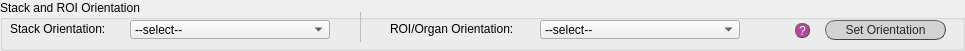
     <widget class="QGroupBox" name="set_orientation">
      <property name="geometry">
       <rect>
        <x>9</x>
        <y>5</y>
        <width>965</width>
        <height>51</height>
       </rect>
      </property>
      <property name="sizePolicy">
       <sizepolicy hsizetype="Fixed" vsizetype="Fixed">
        <horstretch>0</horstretch>
        <verstretch>0</verstretch>
       </sizepolicy>
      </property>
      <property name="minimumSize">
       <size>
        <width>965</width>
        <height>51</height>
       </size>
      </property>
      <property name="maximumSize">
       <size>
        <width>955</width>
        <height>50</height>
       </size>
      </property>
      <property name="styleSheet">
       <string notr="true">QGroupBox#set_orientation{font: 25 italic 10pt &quot;Calibri Light&quot;;}

</string>
      </property>
      <property name="title">
       <string>Stack and ROI Orientation</string>
      </property>
      <widget class="QPushButton" name="button_set_orient">
       <property name="geometry">
        <rect>
         <x>825</x>
         <y>20</y>
         <width>121</width>
         <height>20</height>
        </rect>
       </property>
       <property name="autoFillBackground">
        <bool>false</bool>
       </property>
       <property name="styleSheet">
        <string notr="true">QPushButton{border-radius:10px;
border-width: 1px;
border-style: outset;
border-color: rgb(66, 66, 66);
background-color: rgb(211, 211, 211);
color: rgb(39, 39, 39);
font: 10pt &quot;Calibri Light&quot;;}

QPushButton:hover{
background-color: #eb6fbd;
border-color: #672146
}</string>
       </property>
       <property name="text">
        <string>Set Orientation</string>
       </property>
       <property name="checkable">
        <bool>true</bool>
       </property>
      </widget>
      <widget class="QPushButton" name="q_orient">
       <property name="geometry">
        <rect>
         <x>795</x>
         <y>23</y>
         <width>15</width>
         <height>15</height>
        </rect>
       </property>
       <property name="styleSheet">
        <string notr="true">QPushButton{border-radius:7px;
border-width: 1px;
border-style: outset;
border-color: rgb(66, 66, 66);
background-color: rgba(162, 0, 122,180);
color: rgb(255, 255, 255);
font: 9pt &quot;Calibri Light&quot;;}

QPushButton:hover{
background-color: rgb(0, 0, 0);
border-color: #672146
}</string>
       </property>
       <property name="text">
        <string>?</string>
       </property>
      </widget>
      <widget class="QComboBox" name="cB_stack_orient">
       <property name="enabled">
        <bool>true</bool>
       </property>
       <property name="geometry">
        <rect>
         <x>130</x>
         <y>20</y>
         <width>200</width>
         <height>19</height>
        </rect>
       </property>
       <property name="sizePolicy">
        <sizepolicy hsizetype="Fixed" vsizetype="Fixed">
         <horstretch>0</horstretch>
         <verstretch>0</verstretch>
        </sizepolicy>
       </property>
       <property name="minimumSize">
        <size>
         <width>200</width>
         <height>0</height>
        </size>
       </property>
       <property name="maximumSize">
        <size>
         <width>70</width>
         <height>16777215</height>
        </size>
       </property>
       <property name="styleSheet">
        <string notr="true">font: 25 10pt &quot;Calibri Light&quot;;</string>
       </property>
       <item>
        <property name="text">
         <string>--select--</string>
        </property>
       </item>
       <item>
        <property name="text">
         <string>anterior, ventral, left</string>
        </property>
       </item>
       <item>
        <property name="text">
         <string>top, front, left</string>
        </property>
       </item>
       <item>
        <property name="text">
         <string>superior, anterior, left</string>
        </property>
       </item>
       <item>
        <property name="text">
         <string>custom</string>
        </property>
       </item>
      </widget>
      <widget class="QLabel" name="lab_ch1_2">
       <property name="geometry">
        <rect>
         <x>10</x>
         <y>20</y>
         <width>100</width>
         <height>18</height>
        </rect>
       </property>
       <property name="sizePolicy">
        <sizepolicy hsizetype="Fixed" vsizetype="Fixed">
         <horstretch>0</horstretch>
         <verstretch>0</verstretch>
        </sizepolicy>
       </property>
       <property name="minimumSize">
        <size>
         <width>100</width>
         <height>18</height>
        </size>
       </property>
       <property name="maximumSize">
        <size>
         <width>30</width>
         <height>16777215</height>
        </size>
       </property>
       <property name="styleSheet">
        <string notr="true">font: 25 10pt &quot;Calibri Light&quot;;</string>
       </property>
       <property name="text">
        <string>Stack Orientation: </string>
       </property>
      </widget>
      <widget class="Line" name="line_14">
       <property name="geometry">
        <rect>
         <x>350</x>
         <y>12</y>
         <width>21</width>
         <height>30</height>
        </rect>
       </property>
       <property name="styleSheet">
        <string notr="true">color:rgb(188, 188, 188)</string>
       </property>
       <property name="frameShadow">
        <enum>QFrame::Plain</enum>
       </property>
       <property name="midLineWidth">
        <number>2</number>
       </property>
       <property name="orientation">
        <enum>Qt::Vertical</enum>
       </property>
      </widget>
      <widget class="QLabel" name="lab_ch1_3">
       <property name="geometry">
        <rect>
         <x>390</x>
         <y>20</y>
         <width>140</width>
         <height>18</height>
        </rect>
       </property>
       <property name="sizePolicy">
        <sizepolicy hsizetype="Fixed" vsizetype="Fixed">
         <horstretch>0</horstretch>
         <verstretch>0</verstretch>
        </sizepolicy>
       </property>
       <property name="minimumSize">
        <size>
         <width>140</width>
         <height>18</height>
        </size>
       </property>
       <property name="maximumSize">
        <size>
         <width>30</width>
         <height>16777215</height>
        </size>
       </property>
       <property name="styleSheet">
        <string notr="true">font: 25 10pt &quot;Calibri Light&quot;;</string>
       </property>
       <property name="text">
        <string>ROI/Organ Orientation: </string>
       </property>
      </widget>
      <widget class="QComboBox" name="cB_roi_orient">
       <property name="enabled">
        <bool>true</bool>
       </property>
       <property name="geometry">
        <rect>
         <x>540</x>
         <y>20</y>
         <width>200</width>
         <height>19</height>
        </rect>
       </property>
       <property name="sizePolicy">
        <sizepolicy hsizetype="Fixed" vsizetype="Fixed">
         <horstretch>0</horstretch>
         <verstretch>0</verstretch>
        </sizepolicy>
       </property>
       <property name="minimumSize">
        <size>
         <width>200</width>
         <height>0</height>
        </size>
       </property>
       <property name="maximumSize">
        <size>
         <width>70</width>
         <height>16777215</height>
        </size>
       </property>
       <property name="styleSheet">
        <string notr="true">font: 25 10pt &quot;Calibri Light&quot;;</string>
       </property>
       <item>
        <property name="text">
         <string>--select--</string>
        </property>
       </item>
       <item>
        <property name="text">
         <string>anterior, ventral, left</string>
        </property>
       </item>
       <item>
        <property name="text">
         <string>top, front, left</string>
        </property>
       </item>
       <item>
        <property name="text">
         <string>superior, anterior, left</string>
        </property>
       </item>
       <item>
        <property name="text">
         <string>custom</string>
        </property>
       </item>
      </widget>
     </widget>
